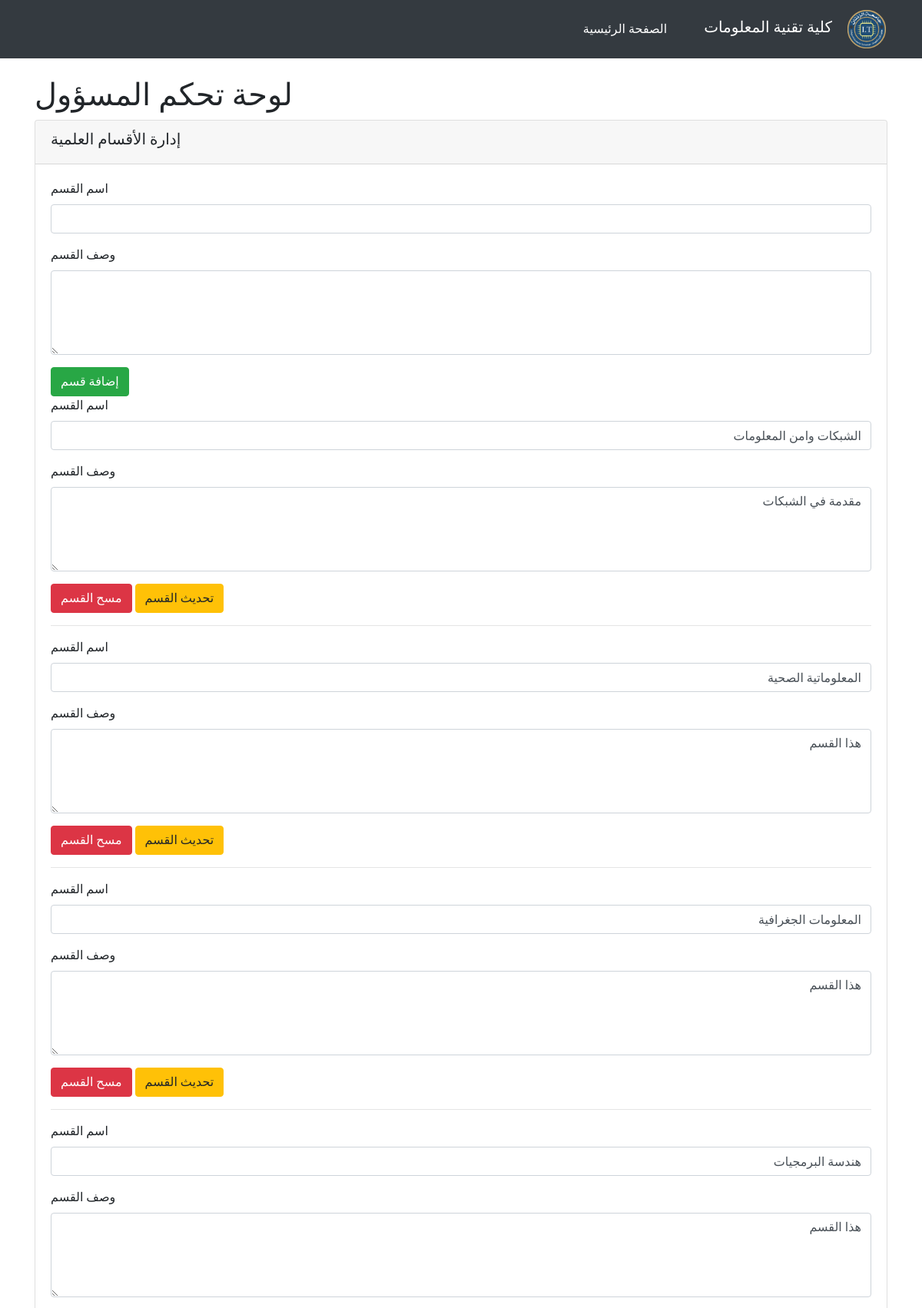
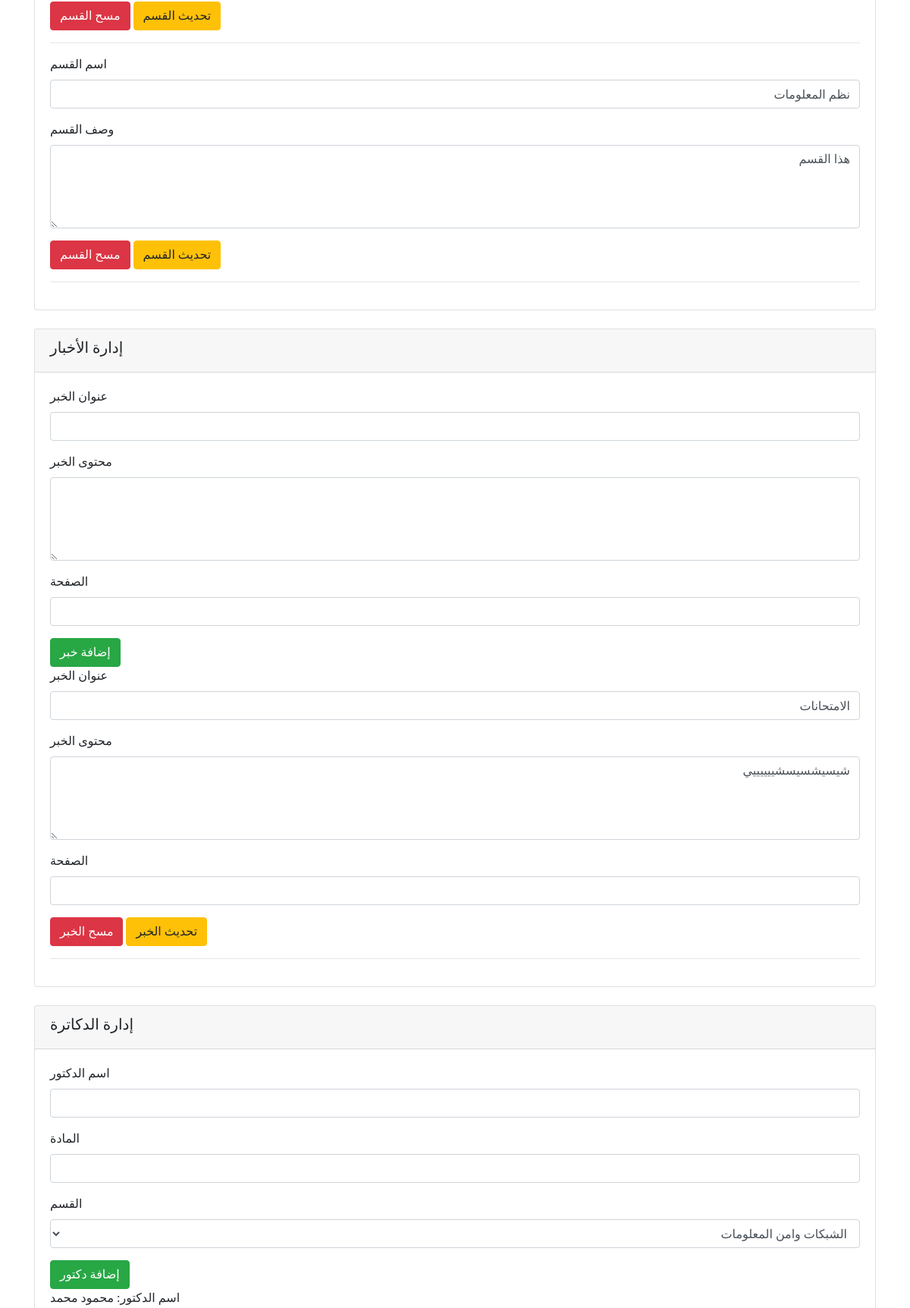
The page /admin_dashboard.php (upper part) on the database its author committed (2 pictures, top to bottom).
### tables this page shows
CREATE TABLE `departments` (
  `id` int(11) NOT NULL,
  `name` varchar(255) NOT NULL,
  `description` text DEFAULT NULL
);

CREATE TABLE `news` (
  `id` int(11) NOT NULL,
  `title` varchar(255) NOT NULL,
  `content` text NOT NULL,
  `department_id` int(11) DEFAULT NULL,
  `page` varchar(255) DEFAULT NULL
);

CREATE TABLE `teachers` (
  `id` int(11) NOT NULL,
  `name` varchar(255) NOT NULL,
  `subject` varchar(255) NOT NULL,
  `department` varchar(255) DEFAULT NULL
);

### admin_dashboard.php (the view, shortened to what this page needs)
<?php
include 'db.php';
?>
<!DOCTYPE html>
<html lang="ar">
    <link href="https://stackpath.bootstrapcdn.com/bootstrap/4.5.2/css/bootstrap.min.css" rel="stylesheet">
</head>
<body>
<nav class="navbar navbar-expand-lg navbar-dark bg-dark">
    <div class="container-fluid">
    <a class="navbar-brand" href="#">
            <img src="./3.png" alt="كلية تقنية المعلومات" height="50">
            <h1 class="logo-h1">كلية تقنية المعلومات</h1>
        </a>
        <div class="collapse navbar-collapse" id="navbarNav">
            <ul class="navbar-nav me-auto mb-2 mb-lg-0">
                <li class="nav-item">
                    <a class="nav-link active" href="index.php">الصفحة الرئيسية</a>
                </li>
            </ul>
        </div>
    </div>
</nav>
    <div class="container mt-4">
        <h1>لوحة تحكم المسؤول</h1>
        <div class="card mb-4">
            <div class="card-header">
                <h5>إدارة الأقسام العلمية</h5>
            </div>
            <div class="card-body">
                <form method="POST" action="">
                    <div class="mb-3">
                        <label for="department_name" class="form-label">اسم القسم</label>
                        <input type="text" class="form-control" id="department_name" name="department_name" required>
                    </div>
                    <div class="mb-3">
                        <label for="department_description" class="form-label">وصف القسم</label>
                        <textarea class="form-control" id="department_description" name="department_description" rows="4" required></textarea>
                    </div>
                    <button type="submit" class="btn btn-success">إضافة قسم</button>
                </form>
                <?php
                $departments_result = $conn->query("SELECT * FROM departments");
                while ($department = $departments_result->fetch_assoc()) {
                ?>
                    <form method="POST" action="">
                        <div class="mb-3">
                            <label for="department_name_<?php echo $department['id']; ?>" class="form-label">اسم القسم</label>
                            <input type="text" class="form-control" id="department_name_<?php echo $department['id']; ?>" name="department_name" value="<?php echo htmlspecialchars($department['name']); ?>" required>
                        </div>
                        <div class="mb-3">
                            <label for="department_description_<?php echo $department['id']; ?>" class="form-label">وصف القسم</label>
                            <textarea class="form-control" id="department_description_<?php echo $department['id']; ?>" name="department_description" rows="4" required><?php echo htmlspecialchars($department['description']); ?></textarea>
                        </div>
                        <button type="submit" class="btn btn-warning">تحديث القسم</button>
                        <button type="submit" name="action" value="delete_department" class="btn btn-danger">مسح القسم</button>
                    </form>
                    <hr>
                <?php
                }
                ?>
            </div>
        </div>
        <div class="card mb-4">
            <div class="card-header">
                <h5>إدارة الأخبار</h5>
            </div>
            <div class="card-body">
                <form method="POST" action="">
                    <div class="mb-3">
                        <label for="news_title" class="form-label">عنوان الخبر</label>
                        <input type="text" class="form-control" id="news_title" name="news_title" required>
                    </div>
                    <div class="mb-3">
                        <label for="news_content" class="form-label">محتوى الخبر</label>
                        <textarea class="form-control" id="news_content" name="news_content" rows="4" required></textarea>
                    </div>
                    <div class="mb-3">
                        <label for="page" class="form-label">الصفحة</label>
                        <input type="text" class="form-control" id="page" name="page" required>
                    </div>
                    <button type="submit" class="btn btn-success">إضافة خبر</button>
                </form>
                <?php
                $news_result = $conn->query("SELECT * FROM news");
                while ($news = $news_result->fetch_assoc()) {
                ?>
                    <form method="POST" action="">
                        <div class="mb-3">
                            <label for="news_title_<?php echo $news['id']; ?>" class="form-label">عنوان الخبر</label>
                            <input type="text" class="form-control" id="news_title_<?php echo $news['id']; ?>" name="news_title" value="<?php echo htmlspecialchars($news['title']); ?>" required>
                        </div>
                        <div class="mb-3">
                            <label for="news_content_<?php echo $news['id']; ?>" class="form-label">محتوى الخبر</label>
                            <textarea class="form-control" id="news_content_<?php echo $news['id']; ?>" name="news_content" rows="4" required><?php echo htmlspecialchars($news['content']); ?></textarea>
                        </div>
                        <div class="mb-3">
                            <label for="page_<?php echo $news['id']; ?>" class="form-label">الصفحة</label>
                            <input type="text" class="form-control" id="page_<?php echo $news['id']; ?>" name="page" value="<?php echo htmlspecialchars($news['page']); ?>" required>
                        </div>
                        <button type="submit" class="btn btn-warning">تحديث الخبر</button>
                        <button type="submit" name="action" value="delete_news" class="btn btn-danger">مسح الخبر</button>
                    </form>
                    <hr>
                <?php
                }
                ?>
            </div>
        </div>
        <div class="card mb-4">
            <div class="card-header">
                <h5>إدارة الدكاترة</h5>
            </div>
            <div class="card-body">
<form method="POST" action="insert_teacher.php">
    <div class="mb-3">
        <label for="teacher_name" class="form-label">اسم الدكتور</label>
        <input type="text" class="form-control" id="teacher_name" name="teacher_name" required>
    </div>
    <div class="mb-3">
        <label for="teacher_subject" class="form-label">المادة</label>
        <input type="text" class="form-control" id="teacher_subject" name="teacher_subject" required>
    </div>
    <div class="mb-3">
        <label for="teacher_department" class="form-label">القسم</label>
        <select class="form-control" id="teacher_department" name="teacher_department" required>
            <?php
            $departments_result = $conn->query("SELECT id, name FROM departments");
            while ($department = $departments_result->fetch_assoc()) {
                echo "<option value='" . $department['id'] . "'>" . htmlspecialchars($department['name']) . "</option>";
            }
            ?>
        </select>
    </div>
    <button type="submit" class="btn btn-success">إضافة دكتور</button>
</form>
                <?php
                $teachers_result = $conn->query("SELECT * FROM teachers");
                while ($teacher = $teachers_result->fetch_assoc()) {
                ?>
                    <form method="POST" action="">
                        <div class="mb-3">
                            <label class="form-label">اسم الدكتور: <?php echo htmlspecialchars($teacher['name']); ?></label>
                        </div>
                    </form>
                <?php
                }
                ?>
            </div>
        </div>
    </div>
</body>
</html>

### admin_dashboard.php (style rules this page uses)
* { direction: rtl; font-family: "Changa"; }
.navbar-brand { display: flex; }
.logo-h1 { font-size: 20px; margin-right: 20px; padding-top: 10px; }

### rows shown on the page
departments: department_name "الشبكات وامن المعلومات", department_description "مقدمة في الشبكات"
departments: department_name "المعلوماتية الصحية", department_description "هذا القسم"
departments: department_name "المعلومات الجغرافية", department_description "هذا القسم"
departments: department_name "هندسة البرمجيات", department_description "هذا القسم"
departments: department_name "نظم المعلومات", department_description "هذا القسم"
news: news_title "الامتحانات", news_content "شيسيشسيسشييييييي"
teachers: name "محمود محمد"

### other values the page prints
form field teacher_department "الشبكات وامن المعلومات"
